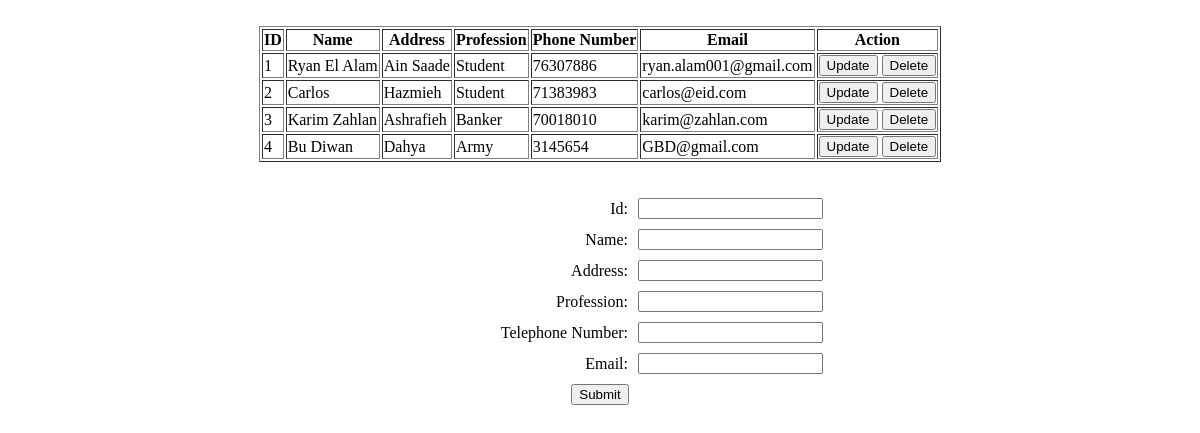
The app's page /myapp1/crud/ with its own data.
### myapp1/models.py (models this page shows)
class Student(models.Model): # the name of class represent table name in database
    id = models.IntegerField(primary_key=True)
    name = models.CharField(max_length = 255)
    address = models.CharField(max_length = 255)
    profession = models.CharField(max_length = 255)
    telephone_number = models.IntegerField()
    email = models.EmailField()

### myapp1/views.py (the view)
# urls.py: path('crud/',views.create,name='crud'),
def create(request):
    data = Student.objects.all()  # Define data outside of if-else block
    if request.method == 'POST':
        fm = StudentForm(request.POST)
        if fm.is_valid():
            student_id = fm.cleaned_data['id']
            if Student.objects.filter(id=student_id).exists():
                messages.error(request, 'ID already taken! Use another ID')
            else:
                fm.save()
                return redirect('crud')
        else:
            for field, errors in fm.errors.items():
                for error in errors:
                    messages.error(request, f"Error in {field}: {error}")
    else:
        fm = StudentForm()
    return render(request, 'crud.html', {'fm': fm, 'data': data})

### myapp1/forms.py
class StudentForm(forms.ModelForm):
    class Meta:
        model = Student
        fields = "__all__"

### myapp1/templates/crud.html (shortened to what this page needs)
<!DOCTYPE html>
<html lang="en">
{% load static %}
<head>
    <link rel="stylesheet" href="{% static 'crud.css' %}">
</head>
<body>
    <br>
    <center>
        <table border="1">
            <tr>
                <th>ID</th>
                <th>Name</th>
                <th>Address</th>
                <th>Profession</th>
                <th>Phone Number</th>
                <th>Email</th>
                <th>Action</th>
            </tr>
            {% for i in data %}
            <tr>
                <td>{{ i.id }}</td>
                <td>{{ i.name }}</td>
                <td>{{ i.address }}</td>
                <td>{{ i.profession }}</td>
                <td>{{ i.telephone_number }}</td>
                <td>{{ i.email }}</td>
                <td>
                    <a href="{% url 'update' i.id %}"><button>Update</button></a>
                    <a href="{% url 'delete' i.id %}"><button>Delete</button></a>
                </td>
            </tr>
            {% endfor %}
        </table>
    </center>
</body>
<br></br>
<form method="POST">
    <div class="form-field">
        <label for="{{ fm.id.id_for_label }}">Id:</label>
        {{ fm.id }}
    </div>
    <div class="form-field">
        <label for="{{ fm.name.id_for_label }}">Name:</label>
        {{ fm.name }}
    </div>
    <div class="form-field">
        <label for="{{ fm.address.id_for_label }}">Address:</label>
        {{ fm.address }}
    </div>
    <div class="form-field">
        <label for="{{ fm.profession.id_for_label }}">Profession:</label>
        {{ fm.profession }}
    </div>
    <div class="form-field">
        <label for="{{ fm.telephone_number.id_for_label }}">Telephone Number:</label>
        {{ fm.telephone_number }}
    </div>
    <div class="form-field">
        <label for="{{ fm.email.id_for_label }}">Email:</label>
        {{ fm.email }}
    </div>
    <center><button type="submit">Submit</button></center>
</form>
</html>

### myapp1/static/crud.css (style rules this page uses)
.form-field { display: flex; align-items: center; margin-bottom: 10px; }
.form-field label { width: 620px; margin-right: 10px; text-align: right; }

### records on screen
Student: id "1", name "Ryan El Alam", address "Ain Saade", profession "Student", telephone_number "76307886", email "ryan.alam001@gmail.com"
Student: id "2", name "Carlos", address "Hazmieh", profession "Student", telephone_number "71383983", email "carlos@eid.com"
Student: id "3", name "Karim Zahlan", address "Ashrafieh", profession "Banker", telephone_number "70018010", email "karim@zahlan.com"
Student: id "4", name "Bu Diwan", address "Dahya", profession "Army", telephone_number "3145654", email "GBD@gmail.com"
